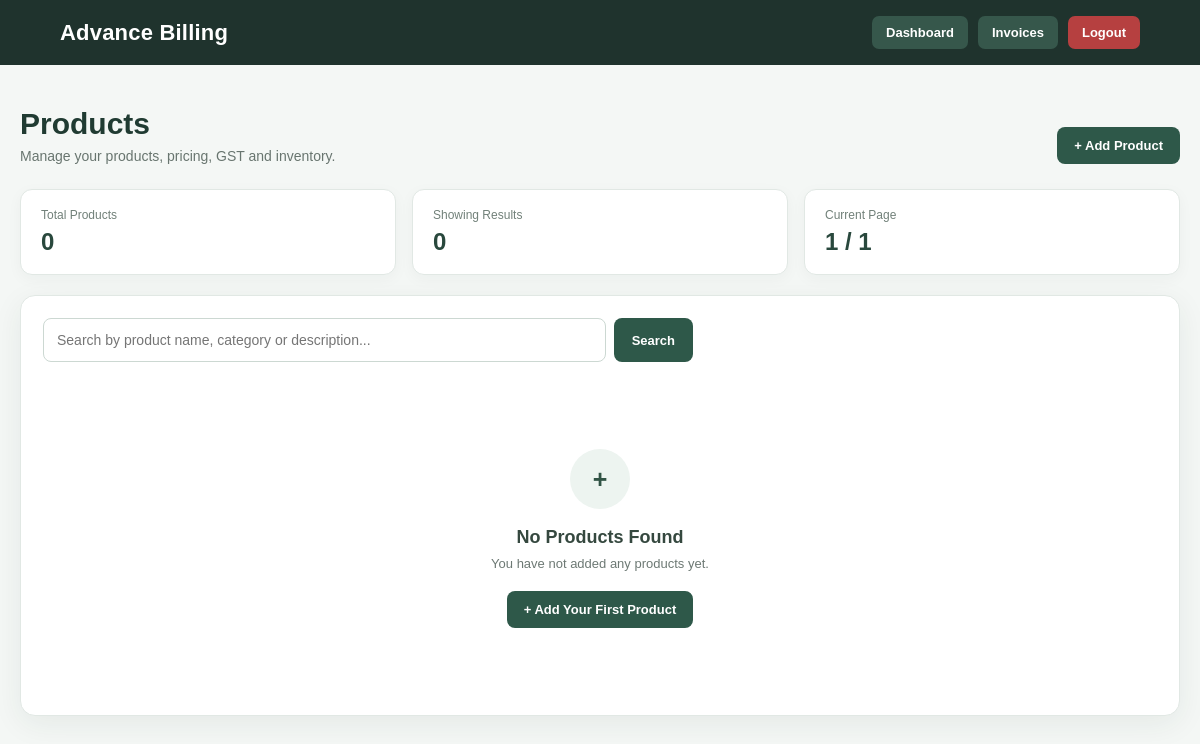
Page /products/ (signed in) on the earlier database version.
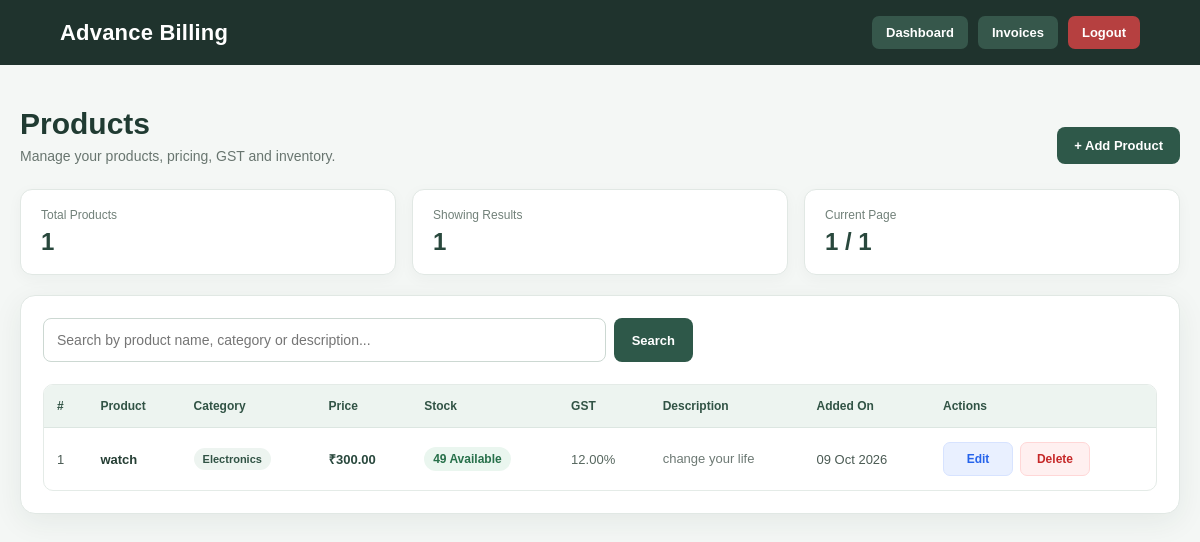
Same page on the later database version.
### billing/models.py (models this page shows, shortened)
class Product(models.Model):
    CATEGORY_CHOICES = [
        ("Electronics", "Electronics"),
        ("Grocery", "Grocery"),
        ("Clothing", "Clothing"),
        ("Furniture", "Furniture"),
        ("Stationery", "Stationery"),
        ("Medicine", "Medicine"),
        ("Food", "Food"),
        ("Other", "Other"),
    ]
    name = models.CharField(max_length=150)
    category = models.CharField(max_length=50, choices=CATEGORY_CHOICES)
    price = models.DecimalField(max_digits=10, decimal_places=2)
    stock = models.PositiveIntegerField(default=0)
    gst_rate = models.DecimalField(max_digits=5, decimal_places=2, default=0)
    description = models.TextField(blank=True)
    created_at = models.DateTimeField(auto_now_add=True)
    updated_at = models.DateTimeField(auto_now=True)
    class Meta:
        ordering = ["-created_at"]
        verbose_name = "Product"
        verbose_name_plural = "Products"

### billing/views.py (the view)
@login_required
def product_list(request):
    search_query = request.GET.get("search", "").strip()
    products = Product.objects.all()
    if search_query:
        products = products.filter(
            models.Q(name__icontains=search_query)
            | models.Q(category__icontains=search_query)
            | models.Q(description__icontains=search_query)
        )
    paginator = Paginator(products, 8)
    page_number = request.GET.get("page")
    page_obj = paginator.get_page(page_number)
    context = {
        "products": page_obj,
        "page_obj": page_obj,
        "search_query": search_query,
        "total_products": Product.objects.count(),
        "showing_products": products.count(),
    }
    return render(
        request,
        "product_list.html",
        context
    )

### templates/product_list.html (shortened to what this page needs)
<!DOCTYPE html>
<html lang="en">
<head>
</head>
<body>
<nav class="navbar">
    <div class="brand">
        Advance Billing
    </div>
    <div class="nav-links">
        <a
            href="{% url 'distributor_dashboard' %}"
            class="dashboard-link"
        >
            Dashboard
        </a>
        <a
            href="{% url 'invoice_list' %}"
            class="dashboard-link"
        >
            Invoices
        </a>
        <a
            href="{% url 'user_logout' %}"
            class="logout-link"
        >
            Logout
        </a>
    </div>
</nav>
<main class="page">
    <div class="heading">
        <div>
            <h1>
                Products
            </h1>
            <p>
                Manage your products, pricing, GST and inventory.
            </p>
        </div>
        <a
            href="{% url 'add_product' %}"
            class="add-product-btn"
        >
            + Add Product
        </a>
    </div>
    <div class="stats">
        <div class="stat-card">
            <div class="stat-label">
                Total Products
            </div>
            <div class="stat-value">
                {{ total_products }}
            </div>
        </div>
        <div class="stat-card">
            <div class="stat-label">
                Showing Results
            </div>
            <div class="stat-value">
                {{ showing_products }}
            </div>
        </div>
        <div class="stat-card">
            <div class="stat-label">
                Current Page
            </div>
            <div class="stat-value">
                {% if page_obj.paginator.num_pages %}
                    {{ page_obj.number }}
                    /
                    {{ page_obj.paginator.num_pages }}
                {% else %}
                    0 / 0
                {% endif %}
            </div>
        </div>
    </div>
    <div class="card">
        <div class="search-area">
            <form
                method="GET"
                action="{% url 'product_list' %}"
                class="search-form"
            >
                <input
                    type="search"
                    name="search"
                    class="search-input"
                    value="{{ search_query }}"
                    placeholder="Search by product name, category or description..."
                    autocomplete="off"
                >
                <button
                    type="submit"
                    class="search-btn"
                >
                    Search
                </button>
            </form>
        </div>
        {% if products %}
            <div class="table-wrapper">
                <table>
                    <thead>
                        <tr>
                            <th>
                                #
                            </th>
                            <th>
                                Product
                            </th>
                            <th>
                                Category
                            </th>
                            <th>
                                Price
                            </th>
                            <th>
                                Stock
                            </th>
                            <th>
                                GST
                            </th>
                            <th>
                                Description
                            </th>
                            <th>
                                Added On
                            </th>
                            <th>
                                Actions
                            </th>
                        </tr>
                    </thead>
                    <tbody>
                        {% for product in products %}
                            <tr>
                                <td>
                                    {{ page_obj.start_index|add:forloop.counter0 }}
                                </td>
                                <td>
                                    <div class="product-name">
                                        {{ product.name }}
                                    </div>
                                </td>
                                <td>
                                    <span class="category">
                                        {{ product.get_category_display }}
                                    </span>
                                </td>
                                <td>
                                    <span class="price">
                                        ₹{{ product.price|floatformat:2 }}
                                    </span>
                                </td>
                                <td>
                                    {% if product.stock == 0 %}
                                        <span class="stock out">
                                            Out of Stock
                                        </span>
                                    {% elif product.stock <= 10 %}
                                        <span class="stock low">
                                            {{ product.stock }} Low
                                        </span>
                                    {% else %}
                                        <span class="stock available">
                                            {{ product.stock }} Available
                                        </span>
                                    {% endif %}
                                </td>
                                <td>
                                    <span class="gst">
                                        {{ product.gst_rate|floatformat:2 }}%
                                    </span>
                                </td>
                                <td>
                                    <div class="description">
                                        {% if product.description %}
                                            {{ product.description|truncatechars:45 }}
                                        {% else %}
                                            —
                                        {% endif %}
                                    </div>
                                </td>
                                <td>
                                    {{ product.created_at|date:"d M Y" }}
                                </td>
                                <td>
                                    <div class="actions">
                                        <a
                                            href="{% url 'edit_product' product.id %}"
                                            class="edit-btn"
                                        >
                                            Edit
                                        </a>
                                        <button
                                            type="button"
                                            class="delete-btn"
                                            onclick="openDeleteModal(
                                                '{{ product.id }}',
                                                '{{ product.name|escapejs }}'
                                            )"
                                        >
                                            Delete
                                        </button>
                                    </div>
                                </td>
                            </tr>
                        {% endfor %}
                    </tbody>
                </table>
            </div>
        {% else %}
            <div class="empty-state">
                <div class="empty-icon">
                    +
                </div>
                <h3>
                    No Products Found
                </h3>
                {% if search_query %}
                    <p>
                        No products matched
                        "<strong>{{ search_query }}</strong>".
                    </p>
                    <a
                        href="{% url 'product_list' %}"
                        class="clear-btn"
                    >
                        Clear Search
                    </a>
                {% else %}
                    <p>
                        You have not added any products yet.
                    </p>
                    <a
                        href="{% url 'add_product' %}"
                        class="add-product-btn"
                    >
                        + Add Your First Product
                    </a>
                {% endif %}
            </div>
        {% endif %}
    </div>
</main>
</body>
</html>

### templates/product_list.html (style rules this page uses)
* { margin: 0; padding: 0; box-sizing: border-box; font-family: Arial, Helvetica, sans-serif; }
body { min-height: 100vh; background: #f4f7f5; color: #24362f; }
.navbar { width: 100%; background: #1f332d; color: white; padding: 16px 5%; display: flex; justify-content: space-between; align-items: center; gap: 20px; }
.brand { font-size: 22px; font-weight: 700; letter-spacing: .2px; }
.nav-links { display: flex; align-items: center; gap: 10px; }
.nav-links a { color: white; text-decoration: none; padding: 9px 14px; border-radius: 7px; font-size: 13px; font-weight: 600; transition: .2s; }
.dashboard-link { background: #36574b; }
.logout-link { background: #b64040; }
.page { width: 100%; max-width: 1250px; margin: 42px auto; padding: 0 20px; }
.heading { margin-bottom: 25px; display: flex; justify-content: space-between; align-items: flex-end; gap: 20px; }
.heading h1 { font-size: 30px; color: #203b32; margin-bottom: 7px; }
.heading p { color: #68756f; font-size: 14px; }
.add-product-btn { display: inline-flex; align-items: center; justify-content: center; background: #2e5849; color: white; text-decoration: none; padding: 11px 17px; border-radius: 8px; font-size: 13px; font-weight: 600; white-space: nowrap; transition: .2s; }
.stats { display: grid; grid-template-columns: repeat(3, 1fr); gap: 16px; margin-bottom: 20px; }
.stat-card { background: white; border: 1px solid #e1e8e4; border-radius: 12px; padding: 18px 20px; box-shadow: 0 4px 15px rgba(31, 51, 45, .04); }
.stat-label { color: #718079; font-size: 12px; margin-bottom: 6px; }
.stat-value { color: #29483d; font-size: 24px; font-weight: 700; }
.card { background: white; border: 1px solid #e1e8e4; border-radius: 15px; padding: 22px; box-shadow: 0 8px 30px rgba(31, 51, 45, .07); }
.search-area { display: flex; justify-content: space-between; align-items: center; gap: 15px; margin-bottom: 22px; }
.search-form { display: flex; width: 100%; max-width: 650px; gap: 8px; }
.search-input { flex: 1; height: 44px; border: 1px solid #ccd8d2; border-radius: 8px; padding: 0 13px; outline: none; font-size: 14px; color: #24362f; background: white; transition: .2s; }
.search-btn { height: 44px; border: none; background: #2e5849; color: white; border-radius: 8px; padding: 0 18px; font-size: 13px; font-weight: 600; cursor: pointer; transition: .2s; }
.table-wrapper { width: 100%; overflow-x: auto; border: 1px solid #e4ebe7; border-radius: 10px; }
table { width: 100%; min-width: 1080px; border-collapse: collapse; }
thead { background: #edf4f0; }
th { text-align: left; padding: 14px 13px; color: #315345; font-size: 12px; font-weight: 700; white-space: nowrap; border-bottom: 1px solid #dce6e1; }
td { padding: 14px 13px; color: #4b5b54; font-size: 13px; border-bottom: 1px solid #edf1ef; vertical-align: middle; }
tbody tr { transition: .15s; }
tbody tr:last-child td { border-bottom: none; }
.product-name { color: #263f35; font-weight: 700; }
.category { display: inline-block; padding: 5px 9px; border-radius: 20px; background: #edf4f0; color: #315345; font-size: 11px; font-weight: 600; }
.price { color: #29483d; font-weight: 700; white-space: nowrap; }
.stock { display: inline-block; font-weight: 600; font-size: 12px; padding: 5px 9px; border-radius: 20px; white-space: nowrap; }
.stock.available { color: #27704a; background: #eaf6ef; }
.gst { color: #586860; white-space: nowrap; }
.description { max-width: 220px; color: #6d7974; line-height: 1.5; }
.actions { display: flex; align-items: center; gap: 7px; white-space: nowrap; }
.edit-btn, .delete-btn { display: inline-flex; align-items: center; justify-content: center; min-width: 70px; height: 34px; padding: 0 11px; border-radius: 7px; font-size: 12px; font-weight: 600; cursor: pointer; transition: .2s; }
.edit-btn { background: #e9f0ff; color: #2563eb; text-decoration: none; border: 1px solid #d7e3ff; }
.delete-btn { background: #fff0f0; color: #c62828; border: 1px solid #ffd7d7; }

Differences in the rows shown:
added Product: start_index|add "1", name "watch", category "Electronics", price "300.00", stock "49", gst_rate "12.00", description "change your life", created_at "09 Oct 2026"
Other differences:
{{ total_products }}: "0" → "1"
{{ showing_products }}: "0" → "1"
text no longer shown: "+ No Products Found You have not added any products yet. + Add Your First Product"
text now shown: "# Product Category Price Stock GST Description Added On Actions"
